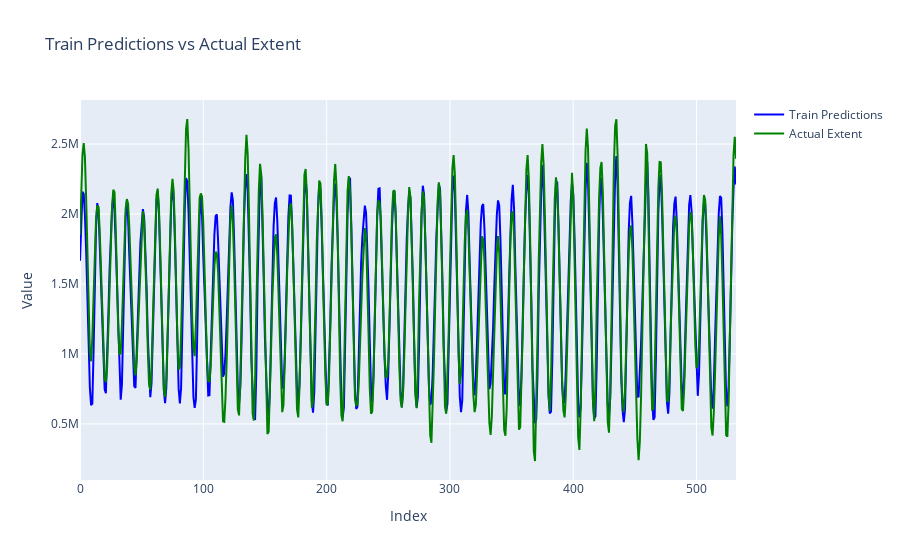

Notebook cell for this chart:
### Code cell
fp.train_vs_actual_plot(df_original)

### Figure 1 — Plotly figure (JSON) as saved in the notebook; plotly's stock layout.template omitted (floating-point values rounded to 4 significant figures; data arrays with more than 128 entries replaced by an {"elided": "..."} marker saying what was removed)
{"data": [{"line": {"color": "blue"}, "mode": "lines", "name": "Train Predictions", "type": "scatter", "x": {"elided": "533 int values"}, "y": {"elided": "533 float values"}}, {"line": {"color": "green"}, "mode": "lines", "name": "Actual Extent", "type": "scatter", "x": {"elided": "533 int values"}, "y": {"elided": "533 float values"}}], "layout": {"title": {"text": "Train Predictions vs Actual Extent"}, "xaxis": {"title": {"text": "Index"}}, "yaxis": {"title": {"text": "Value"}}}}
